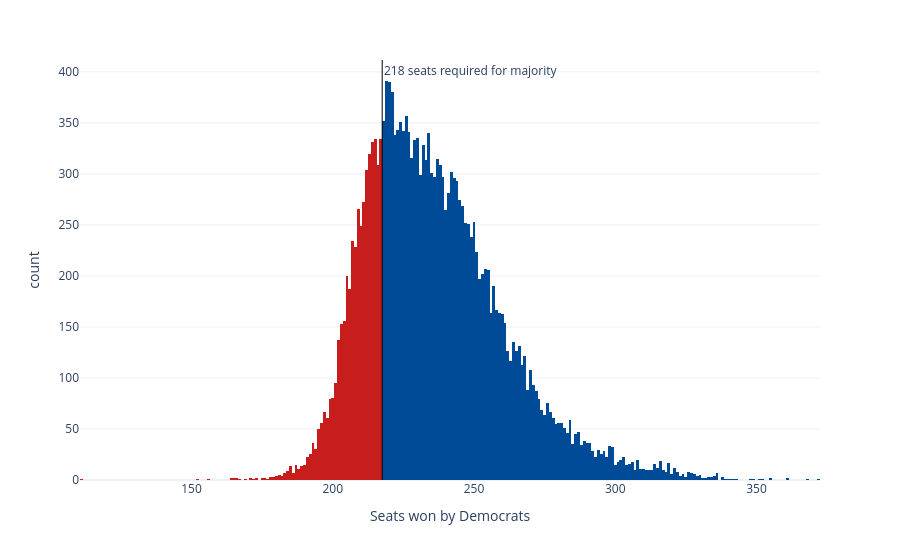

Notebook cell for this chart:
### Code cell
sims_hist = px.histogram(seat_sims, x='seats', nbins=np.unique(seat_sims['seats']).shape[0]*2, color='winner',
                         color_discrete_map={'Democrats': '#004b97', 'Republicans': '#c71e1d'},
                         labels={'seats':'Seats won by Democrats', 'winner': 'Winner'}, template='plotly_white')
sims_hist.update_traces(showlegend=False)
sims_hist.add_vline(x=217.5, line_width=1, line_color='black', annotation_text='218 seats required for majority', 
                    annotation_position='top right')
sims_hist

### Figure 1 — Plotly figure (JSON) as saved in the notebook; plotly's stock layout.template omitted (floating-point values rounded to 4 significant figures; data arrays with more than 128 entries replaced by an {"elided": "..."} marker saying what was removed)
{"data": [{"bingroup": "x", "hovertemplate": "Winner=Democrats<br>Seats won by Democrats=%{x}<br>count=%{y}<extra></extra>", "legendgroup": "Democrats", "marker": {"color": "#004b97", "pattern": {"shape": ""}}, "name": "Democrats", "nbinsx": 374, "orientation": "v", "showlegend": false, "type": "histogram", "x": {"elided": "15253 int values"}, "xaxis": "x", "yaxis": "y"}, {"bingroup": "x", "hovertemplate": "Winner=Republicans<br>Seats won by Democrats=%{x}<br>count=%{y}<extra></extra>", "legendgroup": "Republicans", "marker": {"color": "#c71e1d", "pattern": {"shape": ""}}, "name": "Republicans", "nbinsx": 374, "orientation": "v", "showlegend": false, "type": "histogram", "x": {"elided": "4747 int values"}, "xaxis": "x", "yaxis": "y"}], "layout": {"annotations": [{"showarrow": false, "text": "218 seats required for majority", "x": 217.5, "xanchor": "left", "xref": "x", "y": 1, "yanchor": "top", "yref": "y domain"}], "barmode": "relative", "legend": {"title": {"text": "Winner"}, "tracegroupgap": 0}, "margin": {"t": 60}, "shapes": [{"line": {"color": "black", "width": 1}, "type": "line", "x0": 217.5, "x1": 217.5, "xref": "x", "y0": 0, "y1": 1, "yref": "y domain"}], "xaxis": {"anchor": "y", "domain": [0, 1], "title": {"text": "Seats won by Democrats"}}, "yaxis": {"anchor": "x", "domain": [0, 1], "title": {"text": "count"}}}}
